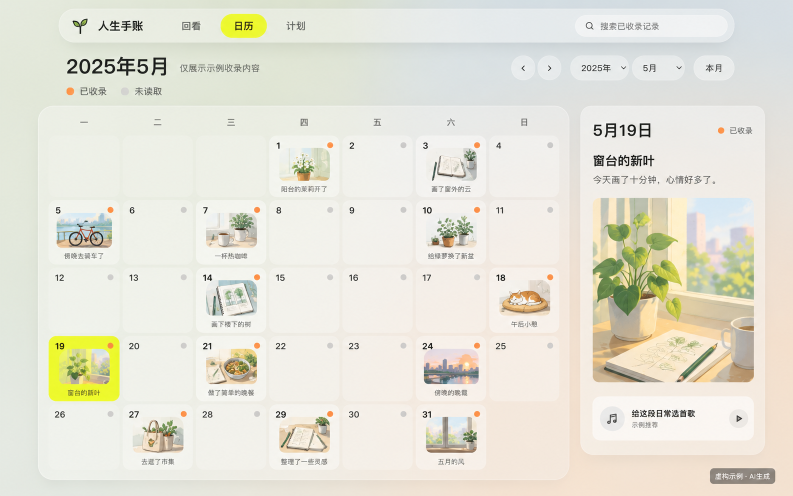
#> input picture assets/cases/frosted-calendar.png, 1586 x 992 px (shown at 1/2 size)
$ python -i photo_import.py   (imports and definitions only)
#> lines starting #> are read from the running program, lines starting #| are printed output that depends on the picture
### scripts/photo_sources.py
"""Read-only intake for a user-selected export folder or bounded photo ZIP.

This is not a native Photos database reader or cloud download client. Native
libraries must first be exported by an authorized host connector or the user.
"""
from contextlib import contextmanager
from dataclasses import dataclass
from pathlib import Path, PurePosixPath, PureWindowsPath
import stat
import tempfile
import unicodedata
import zipfile


HEIF = {'.heic', '.heif'}
NATIVE_LIBRARY_SUFFIXES = {'.photoslibrary', '.photolibrary'}
PLACEHOLDER_SUFFIXES = {'.icloud', '.cloud'}
MAX_ZIP_ENTRIES = 50_000
MAX_ZIP_BYTES = 10 * 1024 ** 3
MAX_ZIP_MEMBER_BYTES = 1024 ** 3
MAX_ZIP_RATIO = 200
_RESERVED = {'CON', 'PRN', 'AUX', 'NUL', *(f'COM{i}' for i in range(1, 10)), *(f'LPT{i}' for i in range(1, 10))}


@dataclass(frozen=True)
class PhotoSource:
    root: Path
    original: Path
    kind: str


def native_library_path(path):
    """Detect the selected library and paths inside one without opening it."""
    return any(part.lower().endswith(tuple(NATIVE_LIBRARY_SUFFIXES)) for part in Path(path).parts)


# [77 lines left out: functions is_placeholder, _member_path, _extract_zip, not called in this run]


@contextmanager
def prepare_photo_source(source, output):
    """Yield a selected export only; ZIP extraction is disposable and private."""
    output_path = Path(output).absolute()
    if native_library_path(output_path) or native_library_path(output_path.resolve()):
        raise ValueError('native_photo_library_output_forbidden: 成册项目不能写入系统相册资料库，请使用独立工作目录')
    selected = Path(source).absolute()
    if selected.is_symlink():
        raise ValueError('source不能是符号链接目录或文件')
    if native_library_path(selected):
        raise ValueError('native_photo_library_requires_export: 不直接读取系统相册资料库；请用已授权连接器只读导出所选相册，或在相册中导出未修改的原片到独立目录/ZIP')
    selected = selected.resolve(strict=True)
    if native_library_path(selected):
        raise ValueError('native_photo_library_requires_export: 资料库内部路径不可用，请先导出选定原片')
    if selected.is_dir():
        yield PhotoSource(selected, selected, 'exported_photo_folder')
        return
    if selected.suffix.lower() != '.zip' or not selected.is_file():
        raise ValueError('photo_source_requires_export: 请选择已导出的照片目录或ZIP；不读取Photos/iCloud/Windows相册数据库，不自动扫描整机')
    output = Path(output).absolute()
    output = output.parent.resolve(strict=True) / output.name
    if output == selected or selected.is_relative_to(output):
        raise ValueError('source与output必须分离，不能互相包含')
    if is_placeholder(selected):
        raise ValueError('cloud_placeholder_requires_download: 所选ZIP尚未完整下载，请先在原平台完成下载')
    with tempfile.TemporaryDirectory(prefix='.photo-export-') as scratch:
        extracted = Path(scratch)
        _extract_zip(selected, extracted)
        yield PhotoSource(extracted, selected, 'exported_photo_zip')

### scripts/photo_import.py
"""Read-only local photo intake; exports EXIF-free copies and an auditable manifest.

No cloud login/crawl or native Photos database reading is implemented here.
Run on a user-selected exported photo folder or ZIP; originals are never changed.
"""
import argparse
import calendar
import hashlib
import html
import json
import math
import os
import re
import shutil
import tempfile
from datetime import date, datetime, timezone
from pathlib import Path, PurePosixPath, PureWindowsPath

from photo_contract import RASTER, filename_date, photo_date, photo_date_label, validate_photo_record
from photo_sources import HEIF, PLACEHOLDER_SUFFIXES, is_placeholder, native_library_path, prepare_photo_source


# [13 lines left out: function _pillow, not called in this run]


def _sha(data):
    return hashlib.sha256(data).hexdigest()


def _json(path, value):
    path.parent.mkdir(parents=True, exist_ok=True)
    path.write_text(json.dumps(value, ensure_ascii=False, indent=2) + '\n', encoding='utf-8')


# [273 lines left out: functions _relative, _manifest, _date_from_manifest, _date_fields, _safe_files, _date_interval and 9 more, not called in this run]


def import_photos(source, output, manifest=None, collection_id=None, collection_name=None, synthetic_fixture=False, resume=False, requested_start=None, requested_end=None):
    """Accept a selected export folder/ZIP and retain the same photos contract."""
    with prepare_photo_source(source, output) as selected:
        # Do not read existing project metadata here: output link/path guards
        # must run first. The directory importer derives identity afterwards.
        return _import_photos_directory(selected.root, output, manifest, collection_id, collection_name,
                                       synthetic_fixture, resume, requested_start, requested_end,
                                       source_kind=selected.kind, original_source=selected.original)


# [270 lines left out: functions _import_photos_directory, main, not called in this run]


# [2 lines not run here, left out]

>>> import cv2
>>> picture = cv2.imread('../assets/cases/frosted-calendar.png', cv2.IMREAD_GRAYSCALE)
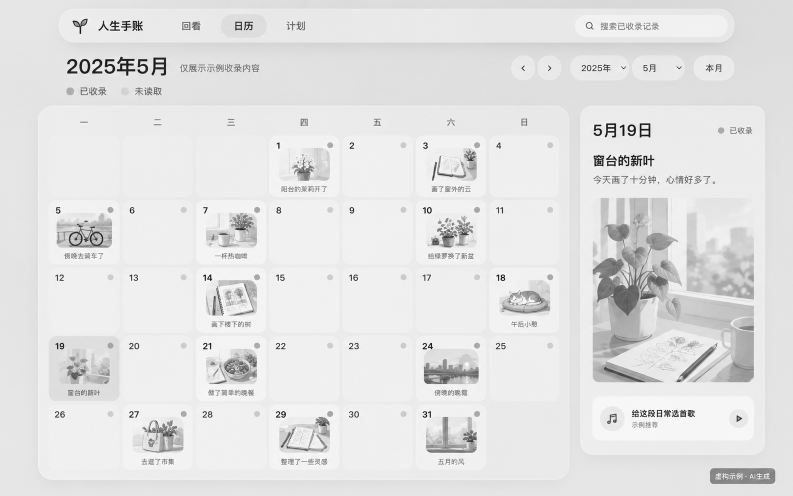
#> picture: shape (992, 1586) (shown at 1/2 size); min 0, max 255, mean 226.6
>>> result = import_photos(picture, 'out.png')
#> (the run stopped early here; a loop or call above may not have finished)

$ run again, on assets/cases/frosted-plan.png
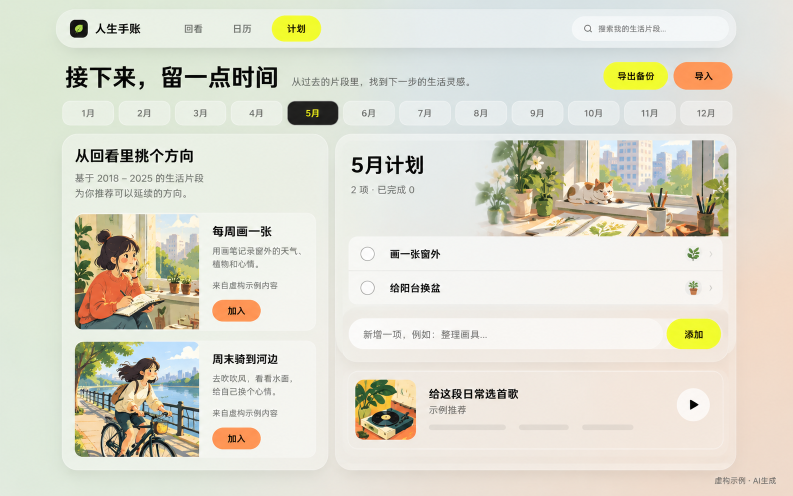
#> input picture assets/cases/frosted-plan.png, 1586 x 992 px (shown at 1/2 size)
#> `picture = cv2.imread('../assets/cases/frosted-calendar.png', cv2.IMREA..`:
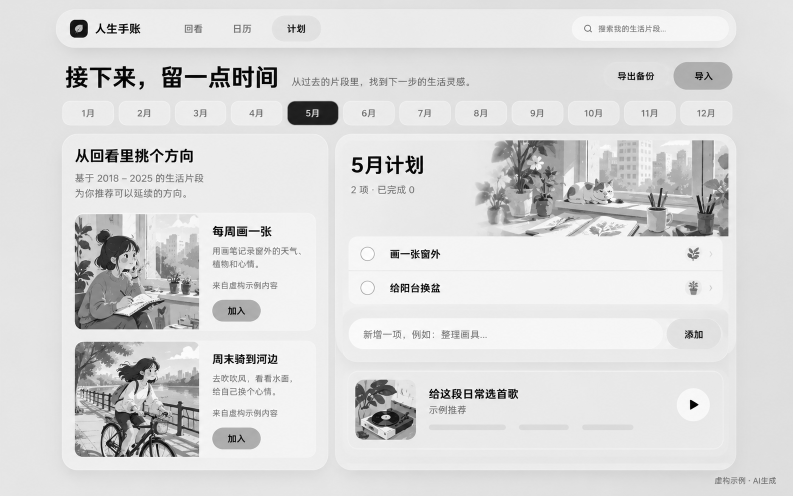
#> picture: shape (992, 1586) (shown at 1/2 size); min 0, max 255, mean 217.8

$ run again, on assets/cases/paper-desktop.png
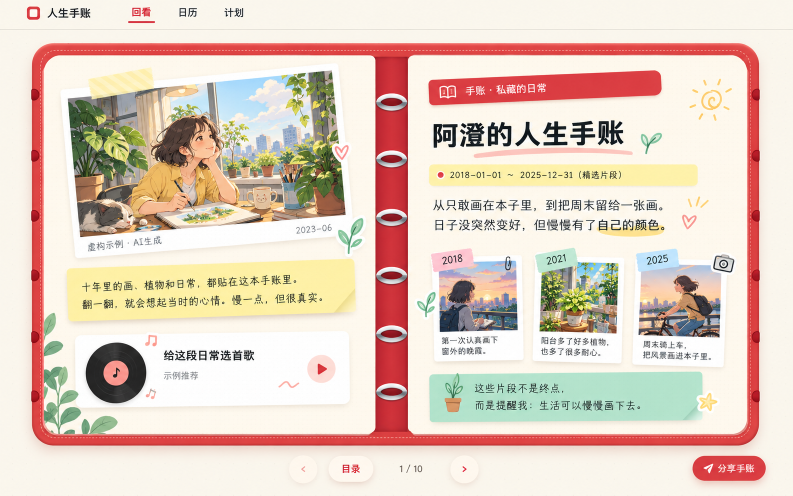
#> input picture assets/cases/paper-desktop.png, 1586 x 992 px (shown at 1/2 size)
#> `picture = cv2.imread('../assets/cases/frosted-calendar.png', cv2.IMREA..`:
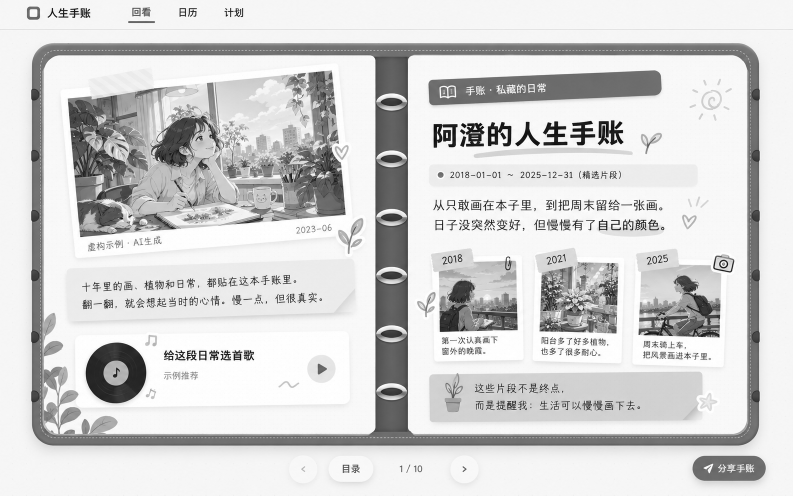
#> picture: shape (992, 1586) (shown at 1/2 size); min 0, max 255, mean 210.3

$ run again, on assets/cases/paper-overview.png
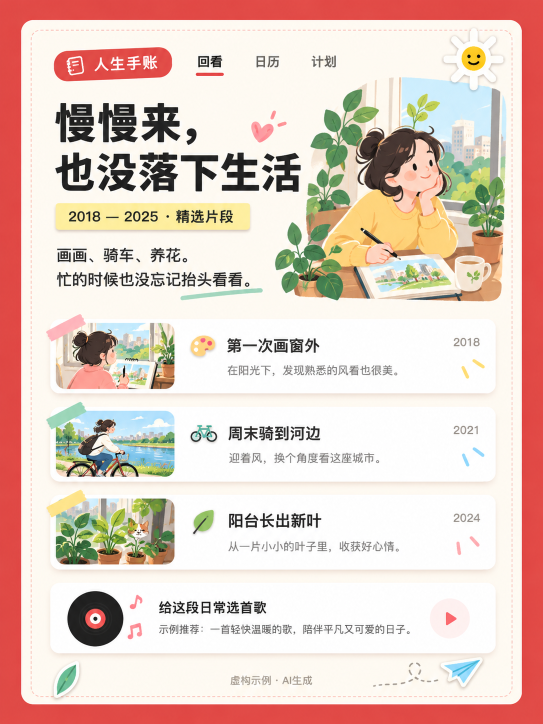
#> input picture assets/cases/paper-overview.png, 1086 x 1448 px (shown at 1/2 size)
#> `picture = cv2.imread('../assets/cases/frosted-calendar.png', cv2.IMREA..`:
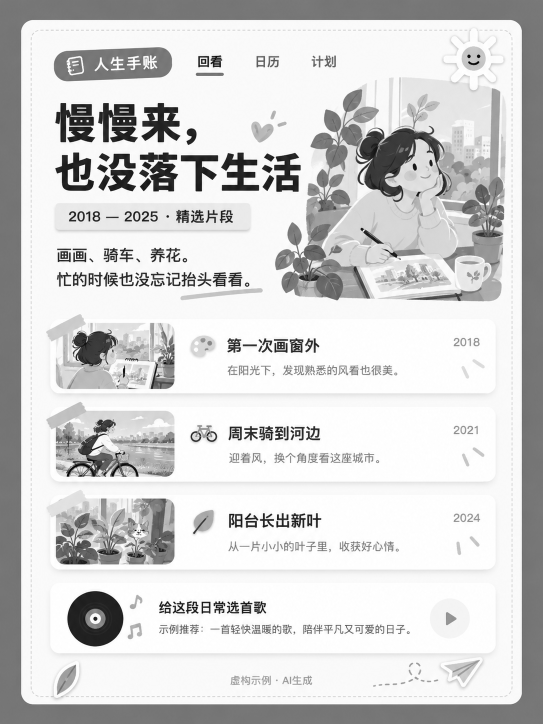
#> picture: shape (1448, 1086) (shown at 1/2 size); min 0, max 255, mean 209.9
